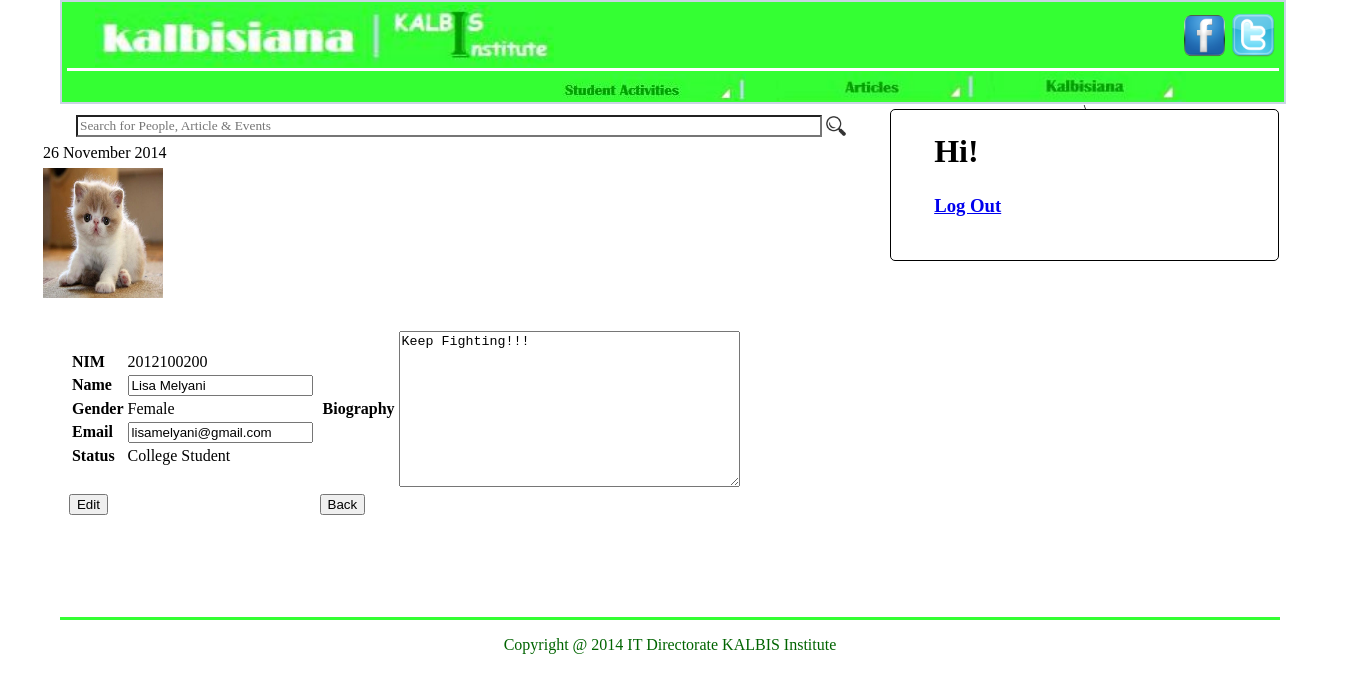
The app's page /view_writter.php?id=2012100200, older data.
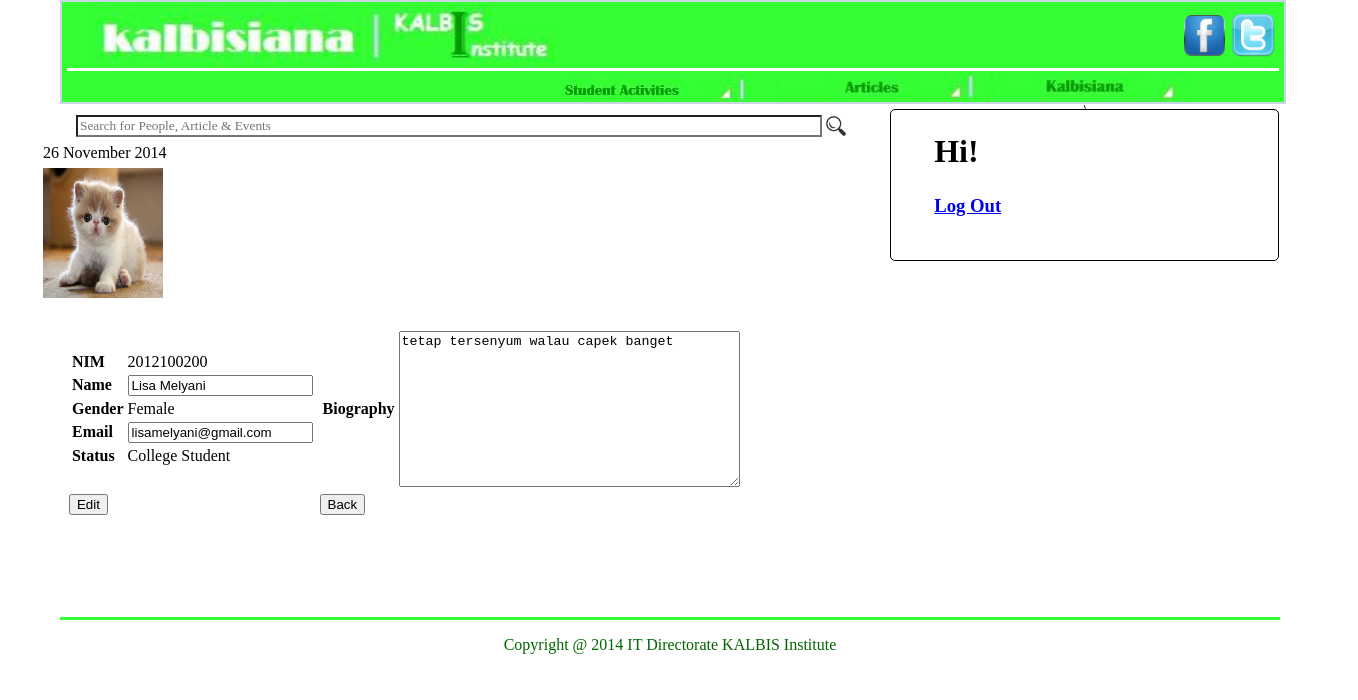
The same page, newer data.
### tables this page shows
CREATE TABLE IF NOT EXISTS `user` (
  `id` char(10) NOT NULL,
  `nama` varchar(30) NOT NULL,
  `email` varchar(100) NOT NULL,
  `password` varchar(100) NOT NULL,
  `gender` varchar(20) NOT NULL,
  `status` text NOT NULL,
  `bio` text NOT NULL,
  `foto` text NOT NULL,
  `level` int(1) NOT NULL
);

### view_writter.php (the view, shortened to what this page needs)
<?php include ("koneksi.php")?>
<html>
	<head>
		<link type="text/css" rel="stylesheet" href="css/Style.css" />
	</head>
	<body>
		<?php require_once("header.php"); ?>
		<div id="outer_content">
			<div id="outer_kiri" class="conten_kanan_kiri">
				<div>
					<table>
						<tr>
							<td>
								<div id="outer_search">
									<table>
										<tr>
											<td>
												<div id="outer_input_text_search">
													<input type="text" id="input_text_search" placeholder="Search for People, Article & Events"/>
												</div>
											</td>
											<td>
												<div id="icon_search">
													<div id="iconnya">
														<img src="css/images/search.png" width="100%">
													</div>
												</div>
											</td>
										</tr>
									</table>
								</div>
							</td>
						</tr>
						<tr>
							<td>
								26 November 2014
							</td>
						</tr>
					</table>
				</div>
				<div>
					<div id="viewAtas">
						<table width="70%">
						<tr>
							<td width="150px">
								<img src="css/images/kucing.jpg" = width="120px" height="130px">
						</tr>
						</table>
					</div>
				</div>
				<div>
				<?php
	$id = $_GET['id'];
	$sql = "SELECT * FROM user WHERE id = '$id'";
	$hasil = mysqli_query($koneksi, $sql);
	$baris = mysqli_fetch_array($hasil);
	$a = $baris['nama'];
	$b = $baris['gender'];
	$c = $baris['email'];
	$d = $baris['status'];
	$e = $baris['bio'];
?>
					<div id="outer_article">
					<form action="edituser_proses.php" method="POST">
						<div class="tentangUser">
							<table width="100%">
								<tr>
									<td>
										<table>
											<tr>
												<td><b>NIM</b></td>
												<td><span><?php echo "$id"; ?></span></td>
											</tr>
											<tr>
												<td><b>Name</b></td>
												<td><input type="text" name="nama" value="<?php echo $a;?>"></td>
											</tr>
											<tr>
												<td><b>Gender</b></td>
												<td><span><?php echo $b; ?></span></td>
											</tr>
											<tr>
												<td><b>Email</b></td>
												<td><input type="text" name="email" value="<?php echo $c; ?>"></td>
											</tr>
											<tr>
												<td><b>Status</b></td>
												<td><span><?php echo $d; ?></span></td>
											</tr>
										</table>
									</td>
									<td>
											<table>
												<tr>
													<td>
														<b>Biography</b>
													</td>
													<td>
														<textarea type ="text" name="bio" rows="10" cols="40"><?php echo $e; ?></textarea>
													</td>
												</tr>
											</table>
									</td>
								</tr>
								<tr>
									<td><input type="submit" name="edit" value="Edit"></td>
									<td><a href ="user.php" style="text-decoration:none"><input type="submit" name="back" value="Back"></td></a>
								</tr>
							</table>
						</div>
						</form>
					</div>
				</div>
			</div>
			<div id="outer_kanan" class="conten_kanan_kiri">
				<div id="form_login">
					<div id="insert_login" border="black">
						<table>
							<tr>
								<td>
									<h1>Hi! <?php echo htmlentities($_SESSION['namaUser']);?></h1>
								</td>
							</tr>
							<tr>
								<td>
									<a href="index.php"><h3>Log Out</h3></a>
								</td>
							</tr>
						</table>
					</div>
				</div>
				</div>
			</div>
<?php require_once("footer.php"); ?>

Row changes from the older to the newer data that the page shows:
changed user "Female": bio "Keep Fighting!!!" → "tetap tersenyum walau capek banget"
